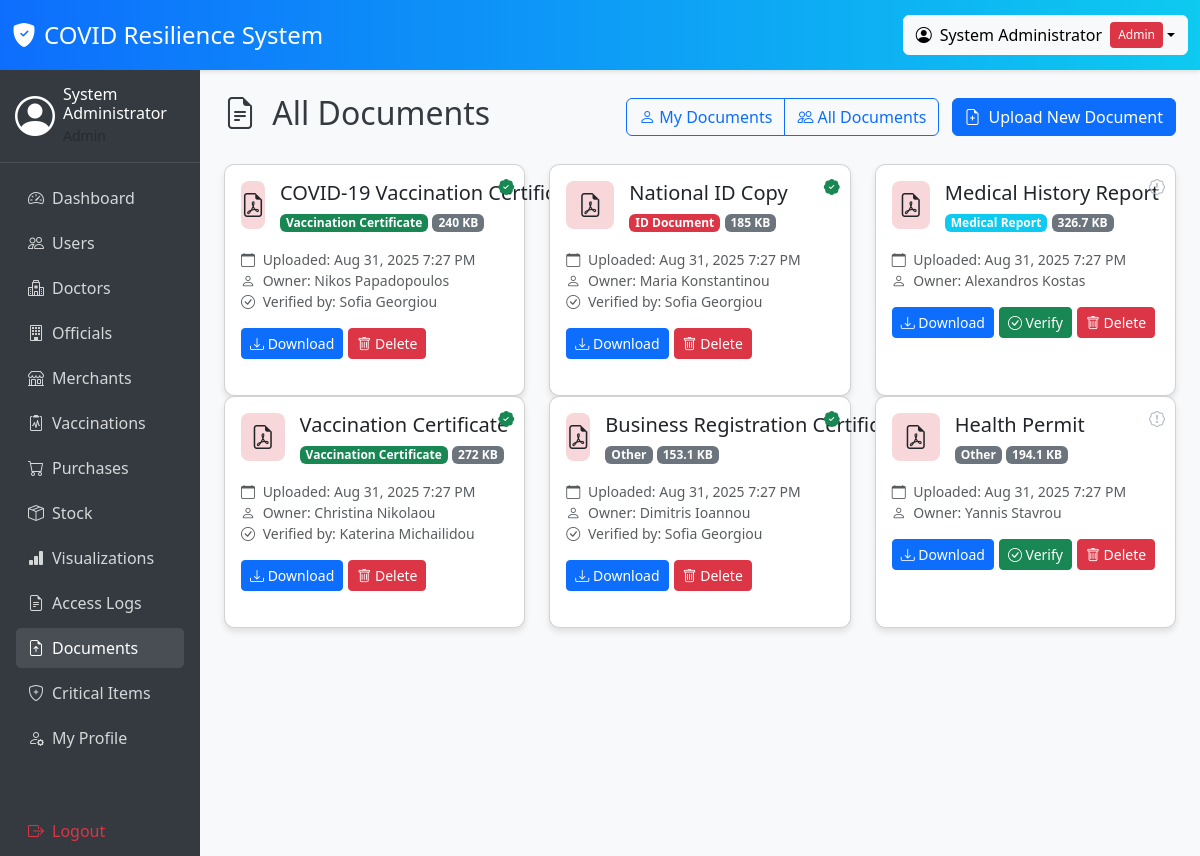
Screenshot of /view_documents.php?view_all=1 (signed in) with the database file from the repository.
### tables this page shows
CREATE TABLE documents (
    document_id INT AUTO_INCREMENT PRIMARY KEY,
    user_id INT NOT NULL,
    document_name VARCHAR(150) NOT NULL,
    document_type ENUM('Vaccination Certificate', 'ID Document', 'Medical Report', 'Other') NOT NULL,
    file_path VARCHAR(255) NOT NULL,
    mime_type VARCHAR(100),
    file_size BIGINT,
    hash_value VARCHAR(64),
    upload_date TIMESTAMP DEFAULT CURRENT_TIMESTAMP,
    is_verified BOOLEAN DEFAULT FALSE,
    verified_by INT,
    verified_at TIMESTAMP NULL,
    FOREIGN KEY (user_id) REFERENCES users(user_id) ON DELETE CASCADE ON UPDATE CASCADE,
    FOREIGN KEY (verified_by) REFERENCES users(user_id) ON DELETE SET NULL ON UPDATE CASCADE,
    INDEX idx_user_id (user_id),
    INDEX idx_document_type (document_type),
    INDEX idx_is_verified (is_verified),
    INDEX idx_verified_by (verified_by),
    INDEX idx_hash_value (hash_value)
);

CREATE TABLE users (
    user_id INT AUTO_INCREMENT PRIMARY KEY,
    prs_id VARCHAR(20) UNIQUE NOT NULL,
    full_name VARCHAR(100) NOT NULL,
    national_id VARCHAR(20) UNIQUE NOT NULL,
    dob DATE NOT NULL,
    role ENUM('Admin', 'Official', 'Merchant', 'Citizen', 'Doctor') NOT NULL,
    username VARCHAR(50) UNIQUE NOT NULL,
    password VARCHAR(255) NOT NULL,
    email VARCHAR(100),
    city VARCHAR(50),
    created_at TIMESTAMP DEFAULT CURRENT_TIMESTAMP,
    updated_at TIMESTAMP DEFAULT CURRENT_TIMESTAMP ON UPDATE CURRENT_TIMESTAMP,
    INDEX idx_username (username),
    INDEX idx_prs_id (prs_id),
    INDEX idx_role (role),
    INDEX idx_national_id (national_id)
);

### view_documents.php (the view, shortened to what the rows shown need)
<?php
require_once 'session_check.php';
require_once 'config.php';
$pdo = getDBConnection();
$documents = [];
$isAdmin = hasRole(['Admin', 'Official']);
$filterUserId = null;
try {
    if ($filterUserId) {
        $stmt = $pdo->prepare(
            "SELECT d.*, u.full_name as user_name, v.full_name as verifier_name
             FROM documents d
             JOIN users u ON d.user_id = u.user_id
             LEFT JOIN users v ON d.verified_by = v.user_id
             WHERE d.user_id = ?
             ORDER BY d.upload_date DESC"
        );
        $stmt->execute([$filterUserId]);
    } else if ($isAdmin && isset($_GET['view_all'])) {
        $stmt = $pdo->prepare(
            "SELECT d.*, u.full_name as user_name, v.full_name as verifier_name
             FROM documents d
             JOIN users u ON d.user_id = u.user_id
             LEFT JOIN users v ON d.verified_by = v.user_id
             ORDER BY d.upload_date DESC"
        );
        $stmt->execute();
    }
    $documents = $stmt->fetchAll(PDO::FETCH_ASSOC);
} catch (PDOException $e) {
    $error_message = "Error retrieving documents: " . $e->getMessage();
}
?>
<!DOCTYPE html>
<html lang="en">
<head>
    <link rel="stylesheet" href="https://cdn.jsdelivr.net/npm/bootstrap@5.3.0/dist/css/bootstrap.min.css">
    <link rel="stylesheet" href="https://cdn.jsdelivr.net/npm/bootstrap-icons@1.10.0/font/bootstrap-icons.css">
</head>
<body>
    <div class="container-fluid">
        <div class="row">
            <div class="col-md-10 p-4">
                <div class="d-flex justify-content-between align-items-center mb-4">
                    <h2>
                        <i class="bi bi-file-earmark-text me-2"></i>
                        <?php if ($isAdmin && isset($_GET['user_id'])): ?>
                            User Documents
                        <?php elseif ($isAdmin && isset($_GET['view_all'])): ?>
                            All Documents
                        <?php else: ?>
                            My Documents
                        <?php endif; ?>
                    </h2>
                </div>
                <?php if (empty($documents)): ?>
                <div class="alert alert-info">
                    <i class="bi bi-info-circle-fill me-2"></i>
                    No documents found.
                    <a href="document_upload.php" class="alert-link">Upload your first document</a>.
                </div>
                <?php else: ?>
                <div class="row">
                    <?php foreach ($documents as $document): ?>
                    <?php
                    $iconClass = 'bi-file-earmark';
                    $bgColor = 'bg-secondary-subtle';
                    if (strpos($document['mime_type'], 'pdf') !== false) {
                        $iconClass = 'bi-file-earmark-pdf';
                        $bgColor = 'bg-danger-subtle';
                    } else if (strpos($document['mime_type'], 'image') !== false) {
                        $iconClass = 'bi-file-earmark-image';
                        $bgColor = 'bg-success-subtle';
                    } else if (strpos($document['mime_type'], 'word') !== false || strpos($document['mime_type'], 'msword') !== false) {
                        $iconClass = 'bi-file-earmark-word';
                        $bgColor = 'bg-primary-subtle';
                    } else if (strpos($document['mime_type'], 'excel') !== false || strpos($document['mime_type'], 'spreadsheet') !== false) {
                        $iconClass = 'bi-file-earmark-excel';
                        $bgColor = 'bg-success-subtle';
                    } else if (strpos($document['mime_type'], 'text') !== false) {
                        $iconClass = 'bi-file-earmark-text';
                        $bgColor = 'bg-info-subtle';
                    }
                    $typeBadgeClass = 'bg-secondary';
                    switch ($document['document_type']) {
                        case 'Vaccination Certificate':
                            $typeBadgeClass = 'bg-success';
                            break;
                        case 'ID Document':
                            $typeBadgeClass = 'bg-danger';
                            break;
                        case 'Medical Report':
                            $typeBadgeClass = 'bg-info';
                            break;
                    }
                    $fileSize = $document['file_size'];
                    if ($fileSize < 1024) {
                        $fileSizeFormatted = $fileSize . ' B';
                    } else if ($fileSize < 1024 * 1024) {
                        $fileSizeFormatted = round($fileSize / 1024, 1) . ' KB';
                    } else {
                        $fileSizeFormatted = round($fileSize / (1024 * 1024), 1) . ' MB';
                    }
                    $uploadDate = new DateTime($document['upload_date']);
                    $formattedDate = $uploadDate->format('M j, Y g:i A');
                    ?>
                    <div class="col-md-6 col-lg-4">
                        <div class="card document-card h-100">
                            <?php if ($document['is_verified']): ?>
                            <div class="document-verified" title="Verified document">
                                <i class="bi bi-patch-check-fill"></i>
                            </div>
                            <?php else: ?>
                            <div class="document-unverified" title="Unverified document">
                                <i class="bi bi-patch-exclamation"></i>
                            </div>
                            <?php endif; ?>
                            <div class="card-body">
                                <div class="d-flex mb-3">
                                    <div class="file-type-icon <?php echo $bgColor; ?>">
                                        <i class="bi <?php echo $iconClass; ?> fs-4"></i>
                                    </div>
                                    <div>
                                        <h5 class="mb-1 text-truncate" title="<?php echo htmlspecialchars($document['document_name']); ?>">
                                            <?php echo htmlspecialchars($document['document_name']); ?>
                                        </h5>
                                        <span class="badge <?php echo $typeBadgeClass; ?> badge-document-type">
                                            <?php echo htmlspecialchars($document['document_type']); ?>
                                        </span>
                                        <span class="badge bg-secondary badge-document-type">
                                            <?php echo $fileSizeFormatted; ?>
                                        </span>
                                    </div>
                                </div>
                                <div class="mb-3">
                                    <small class="text-muted d-block">
                                        <i class="bi bi-calendar me-1"></i> Uploaded: <?php echo $formattedDate; ?>
                                    </small>
                                    <?php if ($isAdmin && isset($_GET['view_all']) || $isAdmin && isset($_GET['user_id'])): ?>
                                    <small class="text-muted d-block">
                                        <i class="bi bi-person me-1"></i> Owner: <?php echo htmlspecialchars($document['user_name']); ?>
                                    </small>
                                    <?php endif; ?>
                                    <?php if ($document['is_verified'] && !empty($document['verifier_name'])): ?>
                                    <small class="text-muted d-block">
                                        <i class="bi bi-check-circle me-1"></i> Verified by: <?php echo htmlspecialchars($document['verifier_name']); ?>
                                    </small>
                                    <?php endif; ?>
                                </div>
                                <div class="document-actions">
                                    <a href="download_document.php?id=<?php echo $document['document_id']; ?>" class="btn btn-sm btn-primary" target="_blank">
                                        <i class="bi bi-download"></i> Download
                                    </a>
                                    <?php if ($isAdmin && !$document['is_verified']): ?>
                                    <a href="view_documents.php?action=verify&id=<?php echo $document['document_id']; ?><?php echo isset($_GET['user_id']) ? '&user_id=' . $_GET['user_id'] : ''; ?>" class="btn btn-sm btn-success">
                                        <i class="bi bi-check-circle"></i> Verify
                                    </a>
                                    <?php endif; ?>
                                    <?php if ($document['user_id'] == $_SESSION['user_id'] || $isAdmin): ?>
                                    <button type="button" class="btn btn-sm btn-danger"
                                        onclick="confirmDelete(<?php echo $document['document_id']; ?>, '<?php echo htmlspecialchars(addslashes($document['document_name'])); ?>')">
                                        <i class="bi bi-trash"></i> Delete
                                    </button>
                                    <?php endif; ?>
                                </div>
                            </div>
                        </div>
                    </div>
                    <?php endforeach; ?>
                </div>
                <?php endif; ?>
            </div>
        </div>
    </div>
</body>
</html>

### rows the page displays
documents: is_verified 1 (drawn), document_name "COVID-19 Vaccination Certificate", document_type "Vaccination Certificate", file_size "240 KB", upload_date "Aug 31, 2025 7:27 PM", user.full_name "Nikos Papadopoulos", verified_by.full_name "Sofia Georgiou"
documents: is_verified 1 (drawn), document_name "National ID Copy", document_type "ID Document", file_size "185 KB", upload_date "Aug 31, 2025 7:27 PM", user.full_name "Maria Konstantinou", verified_by.full_name "Sofia Georgiou"
documents: is_verified 0 (drawn), document_name "Medical History Report", document_type "Medical Report", file_size "326.7 KB", upload_date "Aug 31, 2025 7:27 PM", user.full_name "Alexandros Kostas"
documents: is_verified 1 (drawn), document_name "Vaccination Certificate", document_type "Vaccination Certificate", file_size "272 KB", upload_date "Aug 31, 2025 7:27 PM", user.full_name "Christina Nikolaou", verified_by.full_name "Katerina Michailidou"
documents: is_verified 1 (drawn), document_name "Business Registration Certificate", document_type "Other", file_size "153.1 KB", upload_date "Aug 31, 2025 7:27 PM", user.full_name "Dimitris Ioannou", verified_by.full_name "Sofia Georgiou"
documents: is_verified 0 (drawn), document_name "Health Permit", document_type "Other", file_size "194.1 KB", upload_date "Aug 31, 2025 7:27 PM", user.full_name "Yannis Stavrou"

### other values shown
$_SESSION['full_name'] "System Administrator"
$_SESSION['role'] "Admin"
